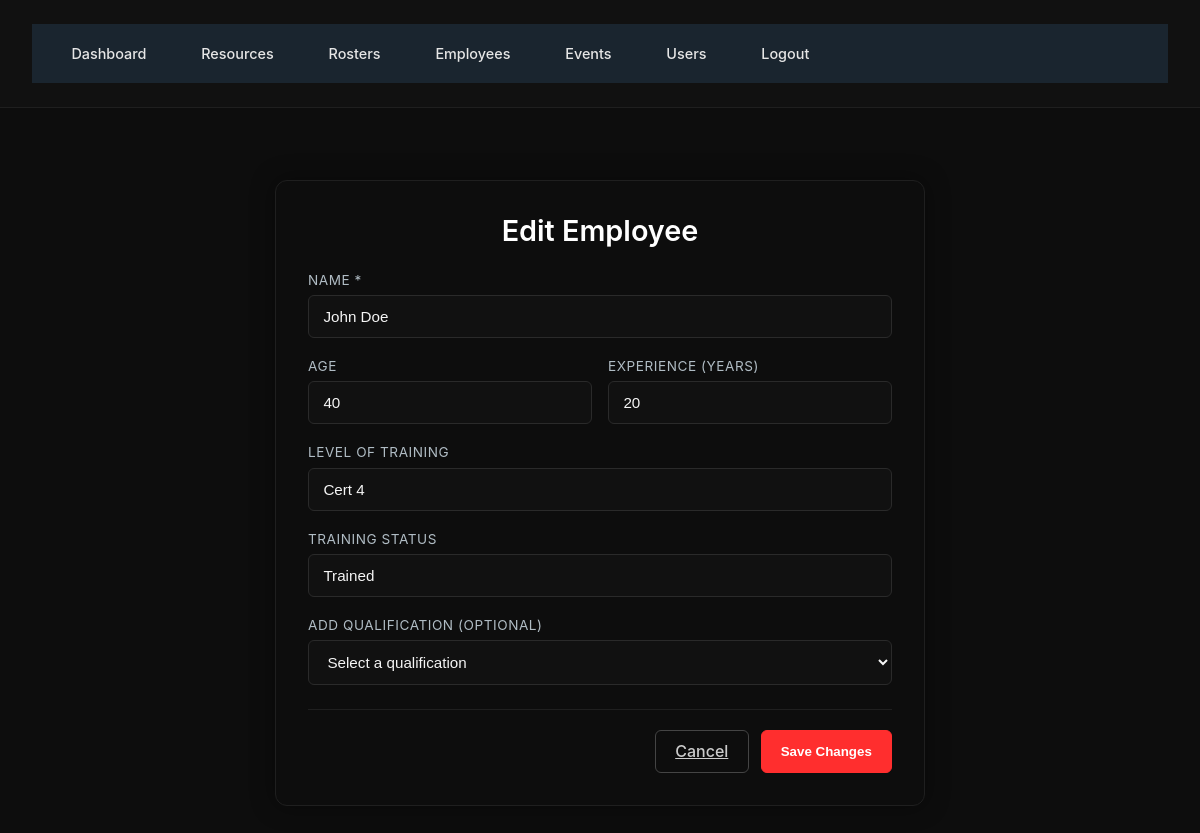
Page /employees/1/edit (signed in) on the committed database.
### Database.py (models this page shows)
class Employee(db.Model):
    id = db.Column(db.Integer, primary_key=True)
    name = db.Column(db.String(120), nullable=False)
    age = db.Column(db.Integer)
    experience_years = db.Column(db.Integer)
    level_of_training = db.Column(db.String(120))
    training_status = db.Column(db.String(120))
    qualifications = db.relationship('Qualification', backref='employee', cascade='all, delete-orphan')

### app.py (the view, shortened to what this page needs)
    @app.route('/employees/<int:employee_id>/edit', methods=['GET', 'POST'])
    @login_required
    @admin_required
    def edit_employee(employee_id):
        employee = Employee.query.get_or_404(employee_id)
        from Database import QualificationType
        qualifications_list = QualificationType.query.all()
        return render_template('edit_employee.html', employee=employee, qualifications_list=qualifications_list)

### app.py (called while the page is built)
def admin_required(f):
    @wraps(f)
    def wrapper(*args, **kwargs):
        if not current_user.is_admin:
            abort(403)
        return f(*args, **kwargs)
    return wrapper

### Templates/edit_employee.html (shortened to what this page needs)
{% extends "base.html" %}
{% block content %}
<div class="edit-employee-wrapper">
  <h2 class="page-title">Edit Employee</h2>
  <form method="post" action="{{ url_for('edit_employee', employee_id=employee.id) }}">
    <div class="form-group">
      <label class="form-label">Name *</label>
      <input type="text" name="name" value="{{ employee.name }}" required class="form-input">
    </div>
    <div class="form-row">
      <div class="form-group">
        <label class="form-label">Age</label>
        <input type="number" name="age" value="{{ employee.age or '' }}" class="form-input">
      </div>
      <div class="form-group">
        <label class="form-label">Experience (years)</label>
        <input type="number" name="experience_years" value="{{ employee.experience_years or 0 }}" class="form-input">
      </div>
    </div>
    <div class="form-group">
      <label class="form-label">Level of Training</label>
      <input type="text" name="level_of_training" value="{{ employee.level_of_training or '' }}" class="form-input">
    </div>
    <div class="form-group">
      <label class="form-label">Training Status</label>
      <input type="text" name="training_status" value="{{ employee.training_status or 'Not Trained' }}" class="form-input">
    </div>
    <div class="form-group">
      <label class="form-label">Add Qualification (optional)</label>
      <select name="qualifications" class="form-input">
        <option value="">Select a qualification</option>
      </select>
    </div>
    <div class="btn-row">
      <a href="{{ url_for('employee_detail', employee_id=employee.id) }}" class="btn-secondary">Cancel</a>
      <button type="submit" class="btn-primary">Save Changes</button>
    </div>
  </form>
</div>
{% endblock %}

### Static/Css/styles.css (style rules this page uses)
* { margin: 0; padding: 0; box-sizing: border-box; }
body { font-family: '72', 'SAP Sans', system-ui, sans-serif; background-color: #000000; color: #e0e0e0; }
.page-title { font-size: 1.5rem; font-weight: 500; color: #0dccff; }
.btn-primary { background: #000000; color: #ffffff; font-weight: 600; }
.btn-secondary { background: transparent; color: #ffffff; border: 1px solid #ff9f9f; }

### Templates/base.html (style rules this page uses)
body { background: #0d0d0d; color: #e6e6e6; font-family: "Inter", "Segoe UI", sans-serif; margin: 0; padding: 0; }

### Templates/edit_employee.html (style rules this page uses)
.edit-employee-wrapper { max-width: 650px; margin: 2.5rem auto; background: #0d0d0d; border: 1px solid #1f1f1f; padding: 2rem; border-radius: 12px; box-shadow: 0 0 25px rgba(0,0,0,0.4); }
.page-title { font-size: 1.8rem; font-weight: 600; color: #ffffff; margin-bottom: 1.5rem; text-align: center; }
.form-group { margin-bottom: 1.25rem; }
.form-label { display: block; color: #b0bcc4; font-size: 0.85rem; margin-bottom: 0.45rem; text-transform: uppercase; letter-spacing: 0.04em; }
.form-input { width: 100%; padding: 0.75rem 0.9rem; background: #111; border: 1px solid #2a2a2a; border-radius: 6px; color: #f5f5f5; font-size: 0.95rem; transition: 0.2s; }
.form-row { display: flex; gap: 1rem; }
.form-row .form-group { flex: 1; }
.btn-row { display: flex; justify-content: flex-end; gap: 0.75rem; padding-top: 1.25rem; border-top: 1px solid #1f1f1f; margin-top: 1.5rem; }
.btn-primary { background: #ff2e2e; border: 1px solid #ff2e2e; padding: 0.65rem 1.2rem; border-radius: 6px; color: #fff; font-weight: 600; cursor: pointer; transition: 0.2s; }
.btn-secondary { background: transparent; border: 1px solid #444; padding: 0.65rem 1.2rem; border-radius: 6px; color: #ccc; font-weight: 500; cursor: pointer; transition: 0.2s; }

### rows in the picture
Employee: name "John Doe", age "40", experience_years "20", level_of_training "Cert 4", training_status "Trained"
